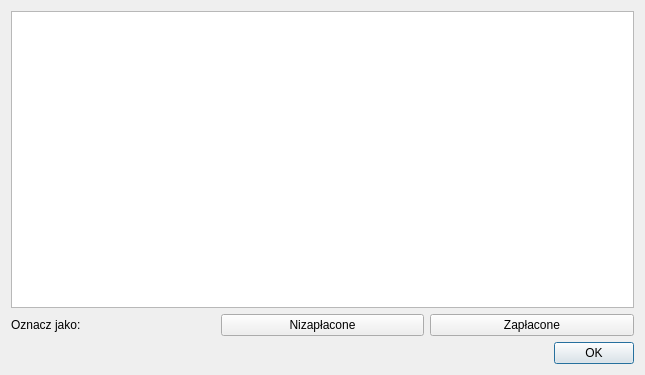
<?xml version="1.0" encoding="UTF-8"?>
<ui version="4.0">
 <class>Dialog</class>
 <widget class="QDialog" name="Dialog">
  <property name="geometry">
   <rect>
    <x>0</x>
    <y>0</y>
    <width>645</width>
    <height>375</height>
   </rect>
  </property>
  <property name="windowTitle">
   <string>Rachunki</string>
  </property>
  <layout class="QVBoxLayout" name="verticalLayout">
   <item>
    <widget class="QTableView" name="tableView"/>
   </item>
   <item>
    <layout class="QHBoxLayout" name="horizontalLayout">
     <item>
      <widget class="QLabel" name="label">
       <property name="text">
        <string>Oznacz jako:</string>
       </property>
      </widget>
     </item>
     <item>
      <widget class="QPushButton" name="pushButton_2">
       <property name="text">
        <string>Nizapłacone</string>
       </property>
      </widget>
     </item>
     <item>
      <widget class="QPushButton" name="pushButton">
       <property name="text">
        <string>Zapłacone</string>
       </property>
      </widget>
     </item>
    </layout>
   </item>
   <item>
    <widget class="QDialogButtonBox" name="buttonBox">
     <property name="orientation">
      <enum>Qt::Horizontal</enum>
     </property>
     <property name="standardButtons">
      <set>QDialogButtonBox::Ok</set>
     </property>
    </widget>
   </item>
  </layout>
 </widget>
 <resources/>
 <connections>
  <connection>
   <sender>buttonBox</sender>
   <signal>accepted()</signal>
   <receiver>Dialog</receiver>
   <slot>accept()</slot>
   <hints>
    <hint type="sourcelabel">
     <x>248</x>
     <y>254</y>
    </hint>
    <hint type="destinationlabel">
     <x>157</x>
     <y>274</y>
    </hint>
   </hints>
  </connection>
  <connection>
   <sender>buttonBox</sender>
   <signal>rejected()</signal>
   <receiver>Dialog</receiver>
   <slot>reject()</slot>
   <hints>
    <hint type="sourcelabel">
     <x>316</x>
     <y>260</y>
    </hint>
    <hint type="destinationlabel">
     <x>286</x>
     <y>274</y>
    </hint>
   </hints>
  </connection>
 </connections>
</ui>
